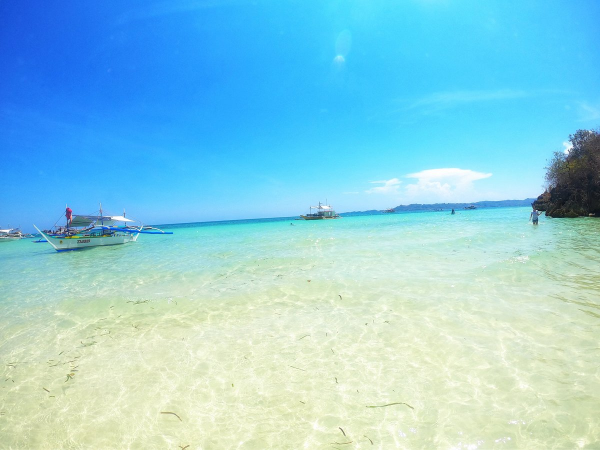
#> input picture test_data/15274.jpg, 1200 x 900 px, given as the content of the folder test_data/15274.jpg, which was not available (shown at 1/2 size)
$ python rez.py test_data/15274.jpg 100
#> lines starting #> are read from the running program, lines starting #| are printed output that depends on the picture
import glob
import os
import re
import cv2
import sys
# First, pass the path of the image
image_path = sys.argv[1]
size = int(sys.argv[2])

try:
    os.mkdir(image_path + '/resized')
except:
    pass

files = glob.glob(image_path + '/*.jpg')
files = files + glob.glob(image_path + '/*.jpeg')

for file in files:
    try:
        print(file)
        image = cv2.imread(file)
#> image is the input picture: shape (900, 1200, 3); mean B, G, R 222.2, 205.3, 142.2
        height, width, depth = image.shape
#> height = 900; width = 1200; depth = 3
        imgScale = size/width
#> imgScale = 0.0833
        newX, newY = image.shape[1]*imgScale, image.shape[0]*imgScale
#> newX = 100; newY = 75
        image = cv2.resize(image, (int(newX), int(newY)),
                           0, 0, cv2.INTER_LINEAR)
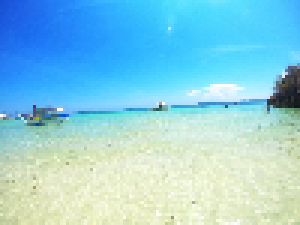
#> image: shape (75, 100, 3) (shown 3 times larger); mean B, G, R 222.4, 205.4, 142.4

        newfile = image_path + '/resized/' + os.path.basename(file)
        cv2.imwrite(newfile, image)
    except Exception as e:
        print(e, 'Could not load', file)

$ run again, on test_data/31189.jpg
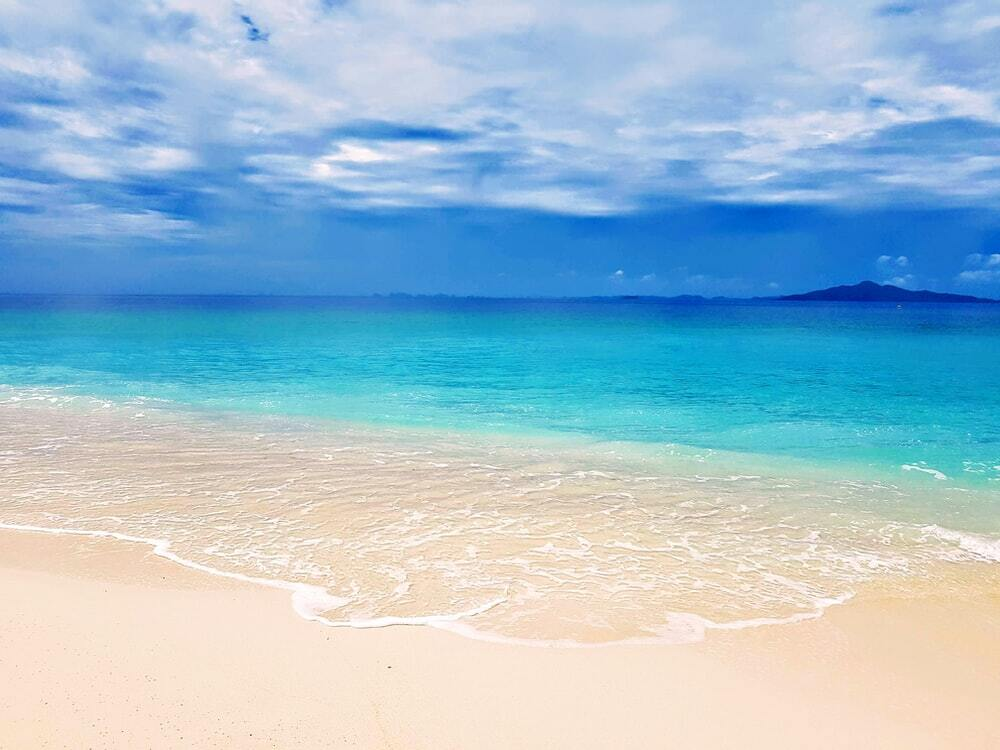
#> input picture test_data/31189.jpg, 1000 x 750 px, given as the content of the folder test_data/31189.jpg, which was not available
#> image is the input picture: shape (750, 1000, 3); mean B, G, R 209.2, 190.9, 157.4
#> `image = cv2.resize(image, (int(newX), int(newY)), 0, 0, cv2.INTER_LINE..`:
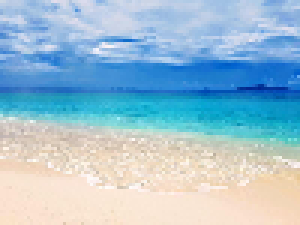
#> image: shape (75, 100, 3) (shown 3 times larger); mean B, G, R 209.4, 191.1, 157.6

$ run again, on test_data/3159.jpg
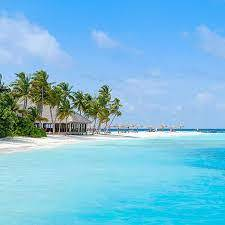
#> input picture test_data/3159.jpg, 225 x 225 px, given as the content of the folder test_data/3159.jpg, which was not available
#> image is the input picture: shape (225, 225, 3); mean B, G, R 219.5, 188.6, 120.7
#> `image = cv2.resize(image, (int(newX), int(newY)), 0, 0, cv2.INTER_LINE..`:
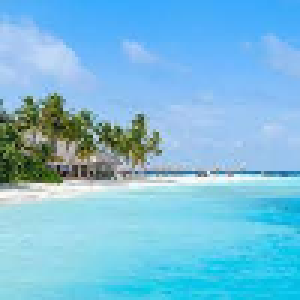
#> image: shape (100, 100, 3) (shown 3 times larger); mean B, G, R 219.4, 188.5, 120.6
